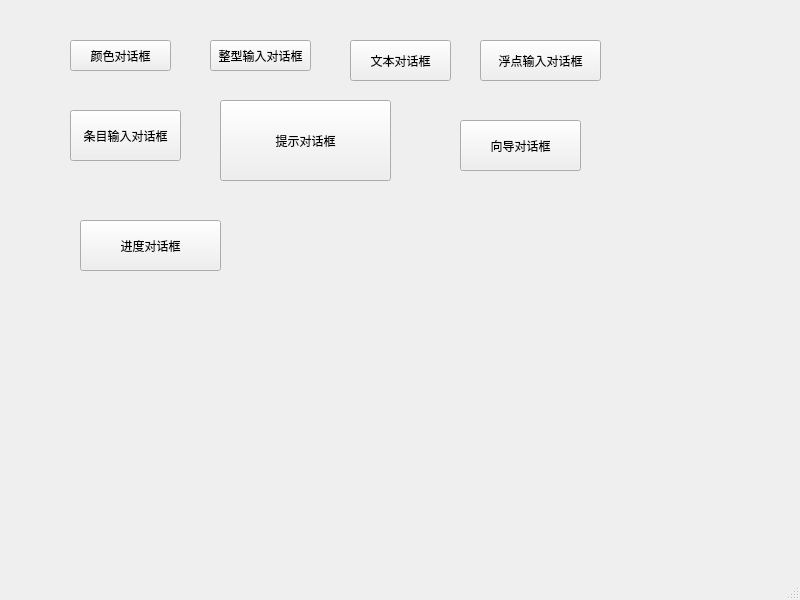
<?xml version="1.0" encoding="UTF-8"?>
<ui version="4.0">
 <class>MainWindow</class>
 <widget class="QMainWindow" name="MainWindow">
  <property name="geometry">
   <rect>
    <x>0</x>
    <y>0</y>
    <width>800</width>
    <height>600</height>
   </rect>
  </property>
  <property name="windowTitle">
   <string>MainWindow</string>
  </property>
  <widget class="QWidget" name="centralwidget">
   <widget class="QPushButton" name="TextBtn">
    <property name="geometry">
     <rect>
      <x>350</x>
      <y>40</y>
      <width>101</width>
      <height>41</height>
     </rect>
    </property>
    <property name="text">
     <string>文本对话框</string>
    </property>
   </widget>
   <widget class="QPushButton" name="colorBtn">
    <property name="geometry">
     <rect>
      <x>70</x>
      <y>40</y>
      <width>101</width>
      <height>31</height>
     </rect>
    </property>
    <property name="text">
     <string>颜色对话框</string>
    </property>
   </widget>
   <widget class="QPushButton" name="IntBtn">
    <property name="geometry">
     <rect>
      <x>210</x>
      <y>40</y>
      <width>101</width>
      <height>31</height>
     </rect>
    </property>
    <property name="text">
     <string>整型输入对话框</string>
    </property>
   </widget>
   <widget class="QPushButton" name="pushButton">
    <property name="geometry">
     <rect>
      <x>480</x>
      <y>40</y>
      <width>121</width>
      <height>41</height>
     </rect>
    </property>
    <property name="text">
     <string>浮点输入对话框</string>
    </property>
   </widget>
   <widget class="QPushButton" name="pushButton_2">
    <property name="geometry">
     <rect>
      <x>70</x>
      <y>110</y>
      <width>111</width>
      <height>51</height>
     </rect>
    </property>
    <property name="text">
     <string>条目输入对话框</string>
    </property>
   </widget>
   <widget class="QPushButton" name="pushButton_3">
    <property name="geometry">
     <rect>
      <x>220</x>
      <y>100</y>
      <width>171</width>
      <height>81</height>
     </rect>
    </property>
    <property name="text">
     <string>提示对话框</string>
    </property>
   </widget>
   <widget class="QPushButton" name="pushButton_4">
    <property name="geometry">
     <rect>
      <x>80</x>
      <y>220</y>
      <width>141</width>
      <height>51</height>
     </rect>
    </property>
    <property name="text">
     <string>进度对话框</string>
    </property>
   </widget>
   <widget class="QPushButton" name="pushButton_5">
    <property name="geometry">
     <rect>
      <x>460</x>
      <y>120</y>
      <width>121</width>
      <height>51</height>
     </rect>
    </property>
    <property name="text">
     <string>向导对话框</string>
    </property>
   </widget>
  </widget>
  <widget class="QMenuBar" name="menubar">
   <property name="geometry">
    <rect>
     <x>0</x>
     <y>0</y>
     <width>800</width>
     <height>21</height>
    </rect>
   </property>
  </widget>
  <widget class="QStatusBar" name="statusbar"/>
 </widget>
 <resources/>
 <connections/>
</ui>
